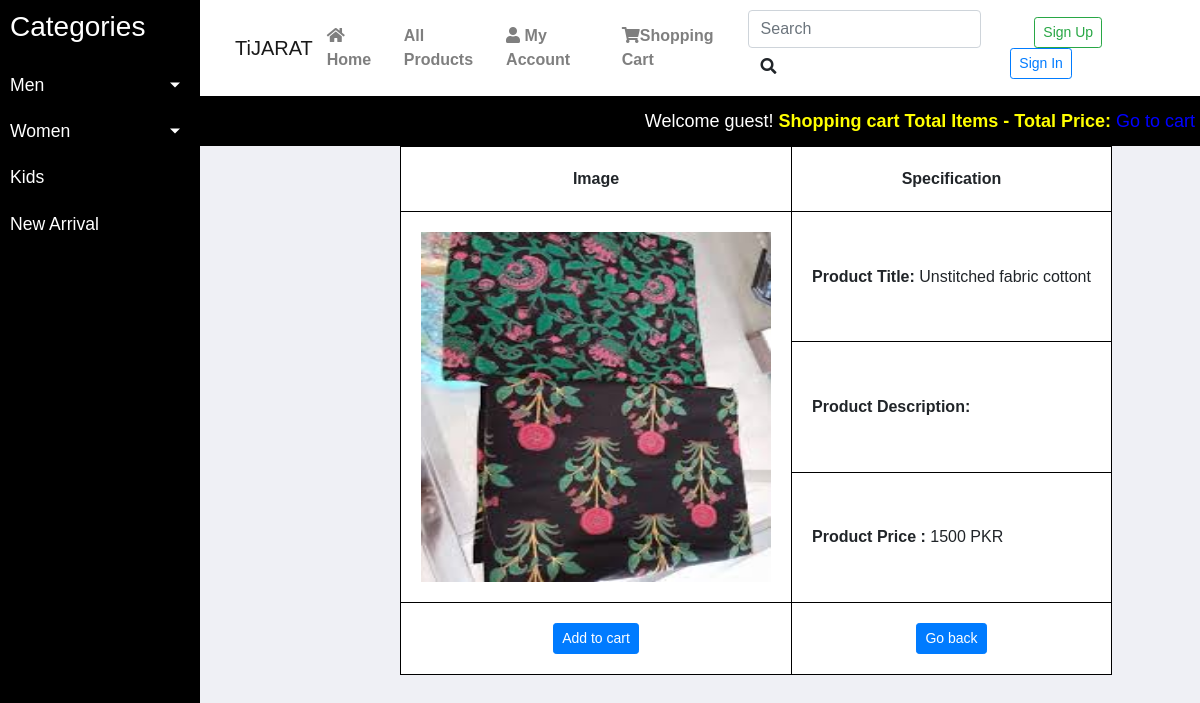
/details.php?pro_id=5, run on an earlier commit of the app's database.
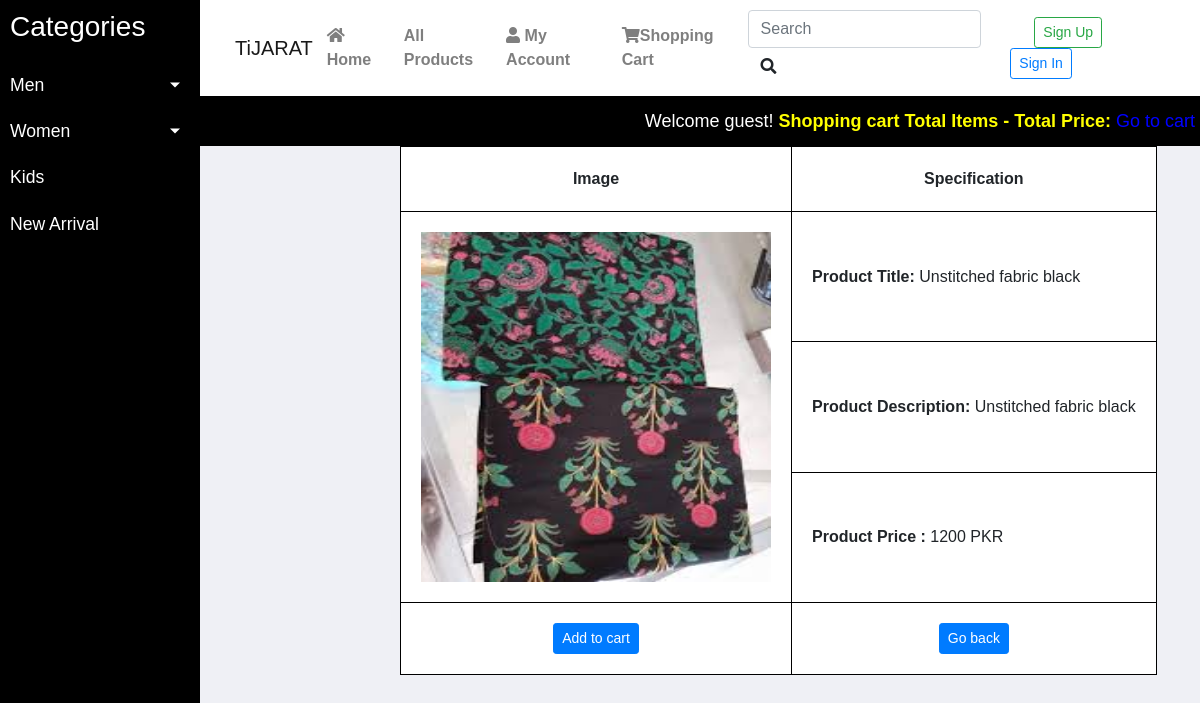
And on a later commit of the database.
### tables this page shows
CREATE TABLE `products` (
  `product_id` int(100) NOT NULL,
  `product_cat` int(100) NOT NULL,
  `product_type` tinytext,
  `product_title` varchar(255) NOT NULL,
  `product_price` int(100) NOT NULL,
  `product_desc` text NOT NULL,
  `product_image` text NOT NULL,
  `product_keywords` text NOT NULL
);

### details.php (the view, shortened to what the changed rows need)
<!doctype html>
<?php
include("functions/functions.php");
?>
<html lang="en">
  <head>
    <link rel="stylesheet" href="https://stackpath.bootstrapcdn.com/bootstrap/4.3.1/css/bootstrap.min.css">
      <link rel="stylesheet" href="https://use.fontawesome.com/releases/v5.8.2/css/all.css">
<link rel="stylesheet" href="https://cdnjs.cloudflare.com/ajax/libs/malihu-custom-scrollbar-plugin/3.1.5/jquery.mCustomScrollbar.min.css">
       <link rel="stylesheet" type="text/css" href="style_details.css" media="all">
    </head>
  <body>
    <div class="wrapper">
      <div id="contents">
        <div id="table">
            <table >
            <tr> <th scope="col"> Image </th>
                 <th scope="col"> Specification </th>
                </tr>
                <tr>
                <td rowspan="3"> <?php
            if (isset($_GET['pro_id']))
            {
            $product_id= $_GET['pro_id'];
            $get_pro= "SELECT * FROM products WHERE product_id='$product_id'";
            $run_pro= mysqli_query($con, $get_pro);
            while($row_pro=mysqli_fetch_array($run_pro))
            {
                $pro_image=$row_pro['product_image'];
                echo " <img  src='admin_area/product_images/$pro_image' width='350' height='350'  /> ";
            }}
            ?></td>
                <td >  <?php
            if (isset($_GET['pro_id']))
            {
            $product_id= $_GET['pro_id'];
            $get_pro= "SELECT * FROM products WHERE product_id='$product_id'";
            $run_pro= mysqli_query($con, $get_pro);
            while($row_pro=mysqli_fetch_array($run_pro))
            {
                $pro_title=$row_pro['product_title'];
                echo "<b>Product Title:</b> $pro_title  ";
            }}
            ?>
             </td>
                </tr>
                <tr>
                <td>
                    <?php
            if (isset($_GET['pro_id']))
            {
            $product_id= $_GET['pro_id'];
            $get_pro= "SELECT * FROM products WHERE product_id='$product_id'";
            $run_pro= mysqli_query($con, $get_pro);
            while($row_pro=mysqli_fetch_array($run_pro))
            {
                $pro_desc=$row_pro['product_desc'];
                echo "<b> Product Description:</b> $pro_desc";
            }}
            ?>
                    </td>
                </tr>
                <tr>
                <td >
                    <?php
            if (isset($_GET['pro_id']))
            {
            $product_id= $_GET['pro_id'];
            $get_pro= "SELECT * FROM products WHERE product_id='$product_id'";
            $run_pro= mysqli_query($con, $get_pro);
            while($row_pro=mysqli_fetch_array($run_pro))
            {
                $pro_price=$row_pro['product_price'];
                echo " <span> <b> Product Price :</b> $pro_price PKR</span>";
            }}
            ?>
                    </td>
                </tr>
            </table>
  </div>
    </div>
      </div>
    </body>
</html>

What changed in the data, as far as the page shows it:
changed products: product_title "Unstitched fabric cottont" → "Unstitched fabric black"; product_desc (not shown) → "Unstitched fabric black"; product_price "1500" → "1200"
